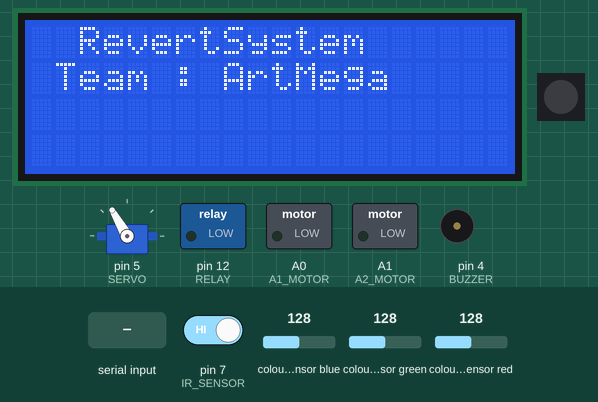
A sketch run on a simulated Arduino Uno, built with avr-gcc and run on an emulated ATmega328P. On the bench: 20×4 character LCD, 1 RGB LEDs in strip order, left to right, servo, switched loads named in the sketch (green lamp = pin HIGH), buzzer (waves = sounding). The inputs (shaded band) are chosen by the test bench; at power-on: pin 7 (IR_SENSOR) HIGH, colour sensor blue 128, colour sensor green 128, colour sensor red 128. Dim RGB values are drawn brighter than linear; what the sketch prints to the serial monitor is not drawn.

Above: at 2.0 s.
At 4.9 s:
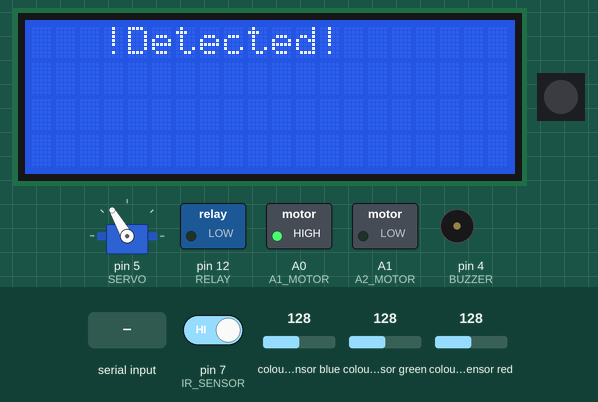
5.0 s: pin 7 (IR_SENSOR) driven LOW
At 6.1 s:
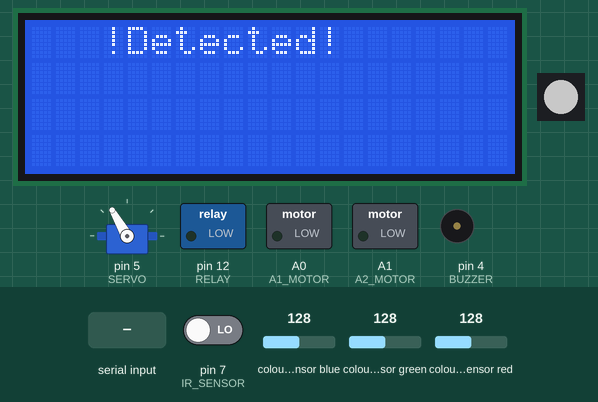
8.0 s: "a" received over Serial
At 8.7 s:
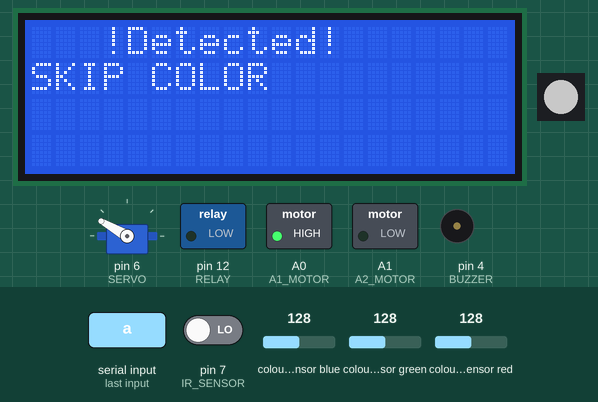
9.5 s: "b" received over Serial
11.0 s: "r" received over Serial
Timing chart, 0 to 24.8 s (numbered marks = the images above; inputs shaded):
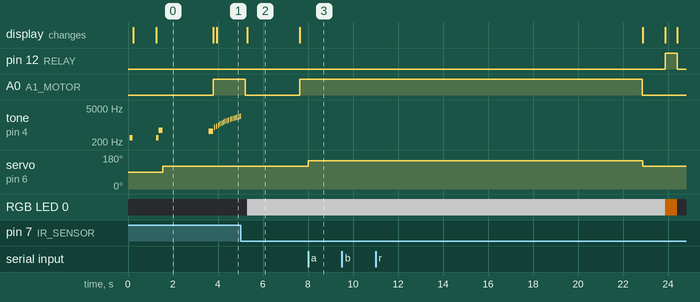

The sketch:

RevertSystem.ino
```cpp
#include <Wire.h>
#include <LiquidCrystal_I2C.h>
#include <Servo.h>
#include <Adafruit_NeoPixel.h>
#include "Adafruit_TCS34725.h"

#define BUZZER 4
#define IR_SENSOR 7
#define A1_MOTOR A0
#define A2_MOTOR A1
#define RELAY 12
#define LED_PIN 9
#define NORMAL_ANGLE 120
#define LED_NUM 1
#define BOARD_RATE 9600

void SetText(char *TEXT, int COLUMNS = 0, int ROW = 0);
void Resetlcd();
bool isIR(int IR_SENSOR_PIN = IR_SENSOR);
void TurnMotor(uint8_t SPEED = 0);
void Buzzer(int TONE, int TIME);
void StopMotor(int DELAY);
void LED(bool SWITCH, int R = 0, int G = 0, int B = 0);
char Receiver();

LiquidCrystal_I2C lcd(0x27,20,4);
Servo SERVO;
Adafruit_NeoPixel strip = Adafruit_NeoPixel(LED_NUM, LED_PIN, NEO_GRB + NEO_KHZ800);
Adafruit_TCS34725 tcs = Adafruit_TCS34725(TCS34725_INTEGRATIONTIME_50MS, TCS34725_GAIN_1X);

char setcolor = ' ';
int Sound = 700;
bool isTurn = false;
bool isTurnAlarm = true;
bool coloruse = false;
int looptime = 0;
char DATA = "";
uint16_t clear, red, green, blue;
byte gammatable[256];
char CODETAG = "";

void setup() {

  Serial.begin(BOARD_RATE);

  lcd.init();
  lcd.backlight();
  Resetlcd();
  strip.begin();
  strip.setBrightness(100);
  LED(false);

  Buzzer(300, 150);
  SetText("CHECKING...", 3, 0);

  if(!tcs.begin()){
    error("SE1");
  }

  delay(1000);
  digitalWrite(RELAY, LOW);

  Resetlcd();

  pinMode(IR_SENSOR, INPUT);
  pinMode(BUZZER, OUTPUT);
  pinMode(RELAY, OUTPUT);
  pinMode(LED_PIN, OUTPUT);

  SetText("RevertSystem", 2, 0);
  SetText("Team : ArtMega", 1, 1);
  Buzzer(300, 100);
  Buzzer(600, 175);

  SERVO.attach(6);
  SERVO.write(NORMAL_ANGLE);

  if(!SERVO.attached()){
    error("ME7");
  }

  delay(400);
  SERVO.detach();

  if(SERVO.attached()){
    error("ME7");
  }

  SERVO.attach(5);
  SERVO.write(NORMAL_ANGLE);

  if(!SERVO.attached()){
    error("ME8");
  }

  delay(400);
  SERVO.detach();

  if(SERVO.attached()){
    error("ME8");
  }

  delay(1250);

  Buzzer(550, 200);
  Resetlcd();

}

void loop() {

  if(isIR() && isTurnAlarm){

    LED(false);
    TurnMotor(150);
    Sound += 100;
    delay(50);
    Buzzer(Sound, 25);

    isTurn = true;

  }
  else{
    Sound = 750;
  }

  if(!isIR() && !isTurn){
    Sound = 750;
    digitalWrite(RELAY, HIGH);
    LED(true, 255, 127, 0);
    SetText("WAITING", 4, 0);
    delay(125);
    SetText("WAITING.", 4, 0);
    delay(125);
    SetText("WAITING..", 4, 0);
    delay(125);
    SetText("WAITING...", 4, 0);
    delay(125);
    digitalWrite(RELAY, LOW);
    LED(false);
    delay(500);
    Resetlcd();
  }

  if(isTurn){

    if(looptime == 1){
      Resetlcd();
      SetText("!Detected!", 3, 0);
      LED(true, 255, 255, 255);
    }

    if(looptime == 150){
      isTurnAlarm = false;
    }

    if(looptime > 5500){
      StopMotor(375);
      looptime = 0;
      isTurn = false;
      isTurnAlarm = true;

      Resetlcd();
      SetText("WAITING...", 4, 0);

      SERVO.attach(5);
      SERVO.write(NORMAL_ANGLE);
      delay(500);
      SERVO.attach(6);
      SERVO.write(NORMAL_ANGLE);
      delay(500);
      SERVO.detach();
    }
    delay(1);
    looptime++;
  }

  if(looptime > 200 && looptime < 1000){

    StopMotor(0);
    tcs.setInterrupt(false);
    delay(25);
    looptime += 25;

    tcs.getRawData(&red, &green, &blue, &clear);
    tcs.setInterrupt(true);

    uint32_t sum = clear;
    float r, g, b;

    r = red; r /= sum;
    g = green; g /= sum;
    b = blue; b /= sum;
    r *= 10; g *= 10; b *= 10;

    Serial.print(r);
    Serial.print(" ");
    Serial.print(g);
    Serial.print(" ");
    Serial.print(b);
    Serial.println();

    if(r < 4 && g < 4 && b < 4){
      LED(true, 255, 255, 255);
      setcolor = 's';
    }
    else if((r > g) && (r > b)){
      LED(true, 255, 0, 0);
      setcolor = 'r';
    }
    else if((g > r) && (g > b)){
      LED(true, 0, 255, 0);
      setcolor = 'g';
    }
    else if((b > r) && (b > g)){
      LED(true, 0, 0, 255);
      setcolor = 'p';
    }
    else if((r < g) && (r < b)){
      LED(true, 0, 255, 255);
      setcolor = 'c';
    }
    else if((g < r) && (g < b)){
      LED(true, 255, 0, 255);
      setcolor = 'm';
    }
    else if((b < r) && (b < g)){
      LED(true, 255, 255, 0);
      setcolor = 'y';
    }
    else{
      LED(false);
    }
    }

    if(looptime > 1000 && looptime < 1010){

      TurnMotor(250);

      if(setcolor == 'r'){
        SetText("DEBUGCOLOR R", 0, 1);
        coloruse = true;
        SERVO.attach(6);
        SERVO.write(40);
        delay(500);
        SERVO.detach();
      }

      else if(setcolor == 'p'){
        SetText("DEBUGCOLOR B", 0, 1);
        coloruse = true;
        SERVO.attach(5);
        SERVO.write(40);
        delay(500);
        SERVO.detach();
      }
      else if(setcolor == 's'){
        SetText("SKIP COLOR", 0, 1);
        coloruse = false;
      }
      }

  if(looptime > 1000 && !coloruse && looptime < 5500){
    CODETAG = Receiver();

    Serial.println(CODETAG);

    if(CODETAG == 'a'){
      SERVO.attach(6);
      SERVO.write(150);
      delay(500);
      SERVO.detach();
    }

    else if(CODETAG == 'b'){
      SERVO.attach(5);
      SERVO.write(150);
      delay(500);
      SERVO.detach();
    }

  }

}

void SetText(char *TEXT, int COLUMNS = 0, int ROW = 0){
  lcd.setCursor(COLUMNS,ROW);
  lcd.print(TEXT);
}

void Resetlcd(){
  lcd.backlight();
  lcd.clear();
}

bool isIR(int IR_SENSOR_PIN = IR_SENSOR){
  return (digitalRead(IR_SENSOR_PIN) == 1) ? true : false;
}

void TurnMotor(uint8_t SPEED = 0){
  analogWrite(A1_MOTOR, SPEED);
  analogWrite(A2_MOTOR, 0);
}

void Buzzer(int TONE, int TIME){
  tone(BUZZER, TONE);
  delay(TIME);
  noTone(BUZZER);
}

void StopMotor(int DELAY){
  delay(DELAY);
  TurnMotor();
}

void LED(bool SWITCH, int R = 0, int G = 0, int B = 0){
  if(SWITCH){
    strip.setPixelColor(0, R, G, B);
  }
  else{
    strip.setPixelColor(0, 0, 0, 0);
  }

  strip.show();
}

char Receiver(){
  if(Serial.available() > 0)
  {
    DATA = Serial.read();
    return DATA;
  }

  return 'n';
}

void error(char *errcode){
  delay(1000);
  Resetlcd();
  SetText("[ ERROR! ]", 3, 0);
  SetText("Reporter >> ", 0, 1);
  SetText(errcode, 12, 1);

  strip.setBrightness(100);
  LED(true, 255, 0, 0);

  Buzzer(150, 200);
  Buzzer(175, 150);
  Buzzer(200, 100);

  while(true){
    LED(true, 255, 0, 0);
    Buzzer(100, 50);
    delay(1500);
    LED(false);
    Buzzer(200, 50);
    delay(1500);
  }
}
```

Measured:
- after the input at 5.0 s, A0 (A1_MOTOR): HIGH → LOW after 0.21 s, → HIGH 2.4 s later; tone on pin 4 (BUZZER): goes on until 5.0 s, then stays silent; RGB LED 0: off → RGB(100, 100, 100) after 0.29 s
- after the input at 8.0 s, servo on pin 6 (SERVO): 120° → 150° at once
- by itself, tone on pin 4 (BUZZER): plays 300 Hz for 0.15 s, 300 Hz for 0.10 s, 600 Hz for 0.18 s, 550 Hz for 0.20 s, 800 Hz for 0.03 s, 900 Hz for 0.03 s … (20 notes in this stretch)
- what the display in image 0 shows lasts 2.5 s, from 1.3 s to 3.8 s
- what the display in image 2 shows lasts 2.3 s, from 5.3 s to 7.6 s
